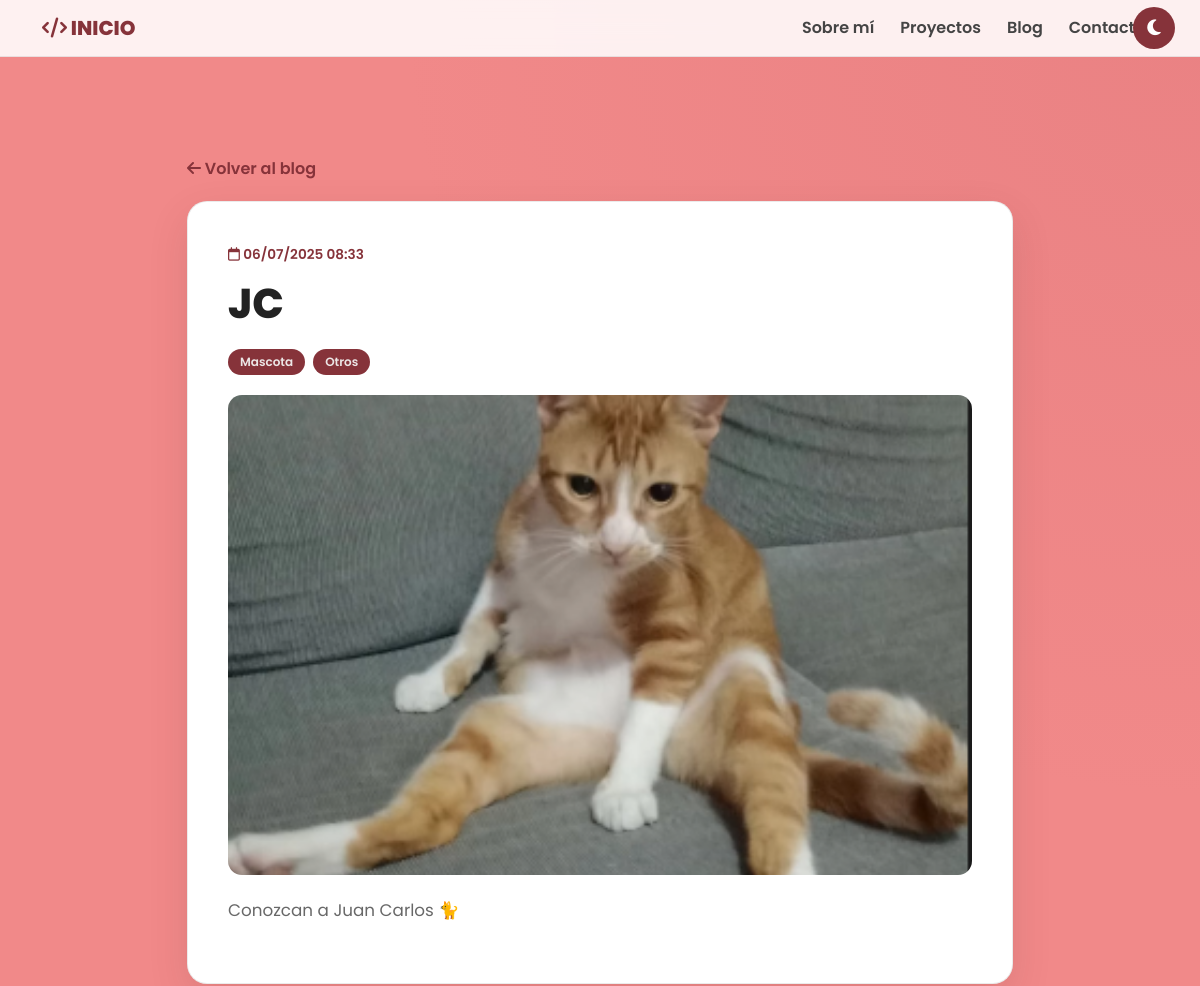
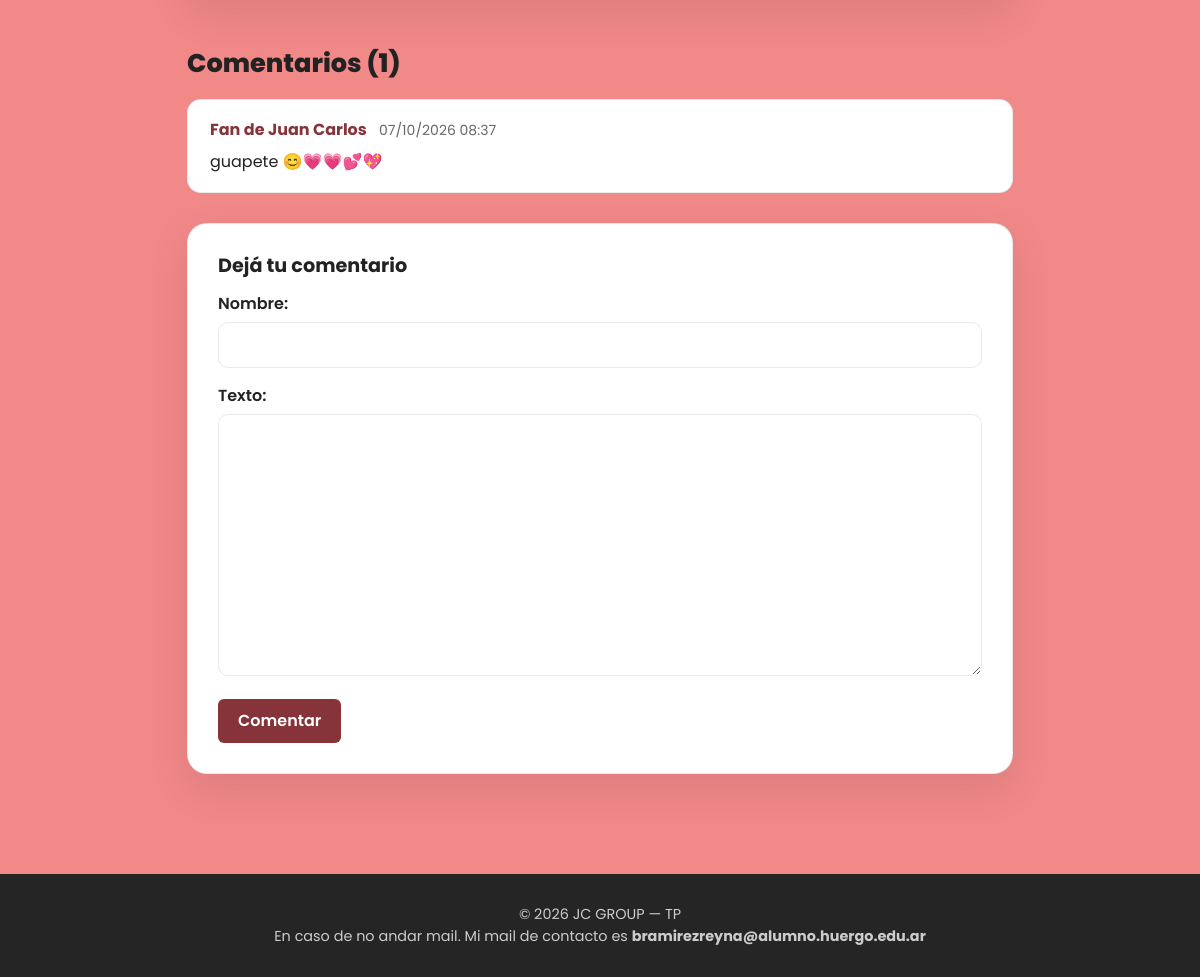
Page /blog/3/ on the committed database (2 pictures, top to bottom).
### apps/models.py (models this page shows, shortened)
class Post(models.Model):
    titulo = models.CharField(max_length=200)
    contenido = models.TextField()
    imagen = models.ImageField(upload_to='posts/', blank=True, null=True)
    video = models.FileField(upload_to='videos/', blank=True, null=True)
    fecha = models.DateTimeField(default=timezone.now)
    tags = models.ManyToManyField(Tag, related_name='posts', blank=True)
    class Meta:
        ordering = ['-fecha']

class Tag(models.Model):
    nombre = models.CharField(max_length=50, unique=True)
    class Meta:
        ordering = ['nombre']

class Comentario(models.Model):
    post = models.ForeignKey(Post, on_delete=models.CASCADE, related_name='comentarios')
    nombre = models.CharField(max_length=80)
    texto = models.TextField()
    fecha = models.DateTimeField(auto_now_add=True)
    class Meta:
        ordering = ['fecha']

### apps/views.py (the view)
# urls.py: path('blog/<int:pk>/', views.detalle, name='detalle'),
def detalle(request, pk):
    post = get_object_or_404(Post, pk=pk)
    if request.method == 'POST':
        form = ComentarioForm(request.POST)
        if form.is_valid():
            c = form.save(commit=False)
            c.post = post
            c.save()
            return redirect('detalle', pk=pk)
    else:
        form = ComentarioForm()
    return render(request, 'detalle.html', {'post': post, 'form': form})

### apps/forms.py
class ComentarioForm(forms.ModelForm):
    class Meta:
        model = Comentario
        fields = ['nombre', 'texto']

### templates/detalle.html (shortened to what this page needs)
{% extends 'base.html' %}
{% block contenido %}
<section class="blog-section">
    <div class="container">
        <a href="{% url 'lista' %}" class="volver-link">
            <i class="fa-solid fa-arrow-left"></i> Volver al blog
        </a>
        <article class="post-detail">
            <span class="post-date">
                <i class="fa-regular fa-calendar"></i>
                {{ post.fecha|date:"d/m/Y H:i" }}
            </span>
            <h1>{{ post.titulo }}</h1>
                {% if post.tags.all %}
                <div class="post-tags-detail">
                    {% for tag in post.tags.all %}
                    <span class="tag-badge">{{ tag.nombre }}</span>
                    {% endfor %}
                </div>
                {% endif %}
            {% if post.imagen %}
            <img src="{{ post.imagen.url }}" alt="{{ post.titulo }}">
            {% endif %}
            <div class="post-body">
                {{ post.contenido|linebreaks }}
            </div>
        </article>
        <section class="comments">
            <h2>Comentarios ({{ post.comentarios.count }})</h2>
            {% for c in post.comentarios.all %}
            <div class="comment">
                <strong>{{ c.nombre }}</strong>
                <small>{{ c.fecha|date:"d/m/Y H:i" }}</small>
                <p>{{ c.texto|linebreaksbr }}</p>
            </div>
            {% empty %}
            <p class="comments-empty">Todavía no hay comentarios. ¡Escribí el primero!</p>
            {% endfor %}
            <form method="post" class="comment-form">
                <h3>Dejá tu comentario</h3>
                {{ form.as_p }}
                <button type="submit" class="btn project-button">Comentar</button>
            </form>
        </section>
    </div>
</section>
{% endblock %}

### static/css/style.css (style rules this page uses)
:root { --principal: #86333a; --principal-oscuro: #9f414a; --fondo: #f18989; --blanco: #ffffff; --texto: #222222; --texto-suave: #686868; --borde: rgba(0, 0, 0, 0.08); --sombra: 0 15px 40px rgba(80, 30, 35, 0.12); }
* { box-sizing: border-box; scroll-behavior: smooth; }
html { scroll-padding-top: 85px; }
body { margin: 0; background: radial-gradient( circle at top right, rgba(201, 95, 104, 0.18), transparent 35% ), var(--fondo); color: var(--texto); font-family: "Poppins", Arial, sans-serif; transition: background-color 0.4s ease, color 0.4s ease; }
section { scroll-margin-top: 90px; }
.project-button { background: var(--principal); border: none; padding: 10px 20px; font-weight: 600; transition: 0.3s ease; }

### static/css/blog.css (style rules this page uses)
.blog-section { padding: 100px 20px; min-height: 75vh; }
.post-date { display: inline-block; margin-bottom: 8px; color: var(--principal); font-size: 0.85rem; font-weight: 600; }
.post-card .project-button, .comment-form .project-button { color: white; }
.volver-link { display: inline-block; max-width: 850px; margin: 0 auto 20px; color: var(--principal); font-weight: 600; text-decoration: none; }
.container:has(> .post-detail) { max-width: 850px; }
.post-detail { background: var(--blanco); padding: 40px; border-radius: 20px; border: 1px solid var(--borde); box-shadow: var(--sombra); }
.post-detail h1 { font-size: clamp(1.8rem, 4vw, 2.6rem); font-weight: 800; margin: 6px 0 20px; }
.post-detail img, .post-detail video { display: block; width: 100%; max-height: 480px; object-fit: cover; border-radius: 14px; margin: 20px 0; }
.post-body { color: var(--texto-suave); font-size: 1.05rem; line-height: 1.9; }
.post-tags, .post-tags-detail { display: flex; flex-wrap: wrap; gap: 8px; margin: 12px 0 16px; }
.tag-badge { display: inline-block; background: var(--principal); color: rgb(236, 230, 230); padding: 4px 12px; border-radius: 20px; font-size: 0.75rem; font-weight: 600; }
.comments { margin-top: 50px; }
.comments h2 { font-size: 1.6rem; font-weight: 800; margin-bottom: 20px; }
.comment { background: var(--blanco); border: 1px solid var(--borde); border-radius: 14px; padding: 18px 22px; margin-bottom: 14px; }
.comment strong { color: var(--principal); }
.comment small { margin-left: 8px; color: var(--texto-suave); }
.comment p { margin: 8px 0 0; color: var(--texto); }
.comment-form { margin-top: 30px; background: var(--blanco); border: 1px solid var(--borde); border-radius: 20px; padding: 30px; box-shadow: var(--sombra); }
.comment-form h3 { font-size: 1.2rem; font-weight: 700; margin-bottom: 15px; }
.comment-form label { display: block; margin-bottom: 6px; font-weight: 600; }
.comment-form input, .comment-form textarea { width: 100%; padding: 10px 14px; border: 1px solid var(--borde); border-radius: 10px; background: var(--blanco); color: var(--texto); font-family: inherit; }

### rows in the picture
Post: fecha "06/07/2025 08:33", titulo "JC", imagen (picture), contenido "Conozcan a Juan Carlos 🐈", comentarios.count "1"
Tag: nombre "Mascota"
Tag: nombre "Otros"
Comentario: nombre "Fan de Juan Carlos", fecha "07/10/2026 08:37", texto "guapete 😊💗💗💕💖"
